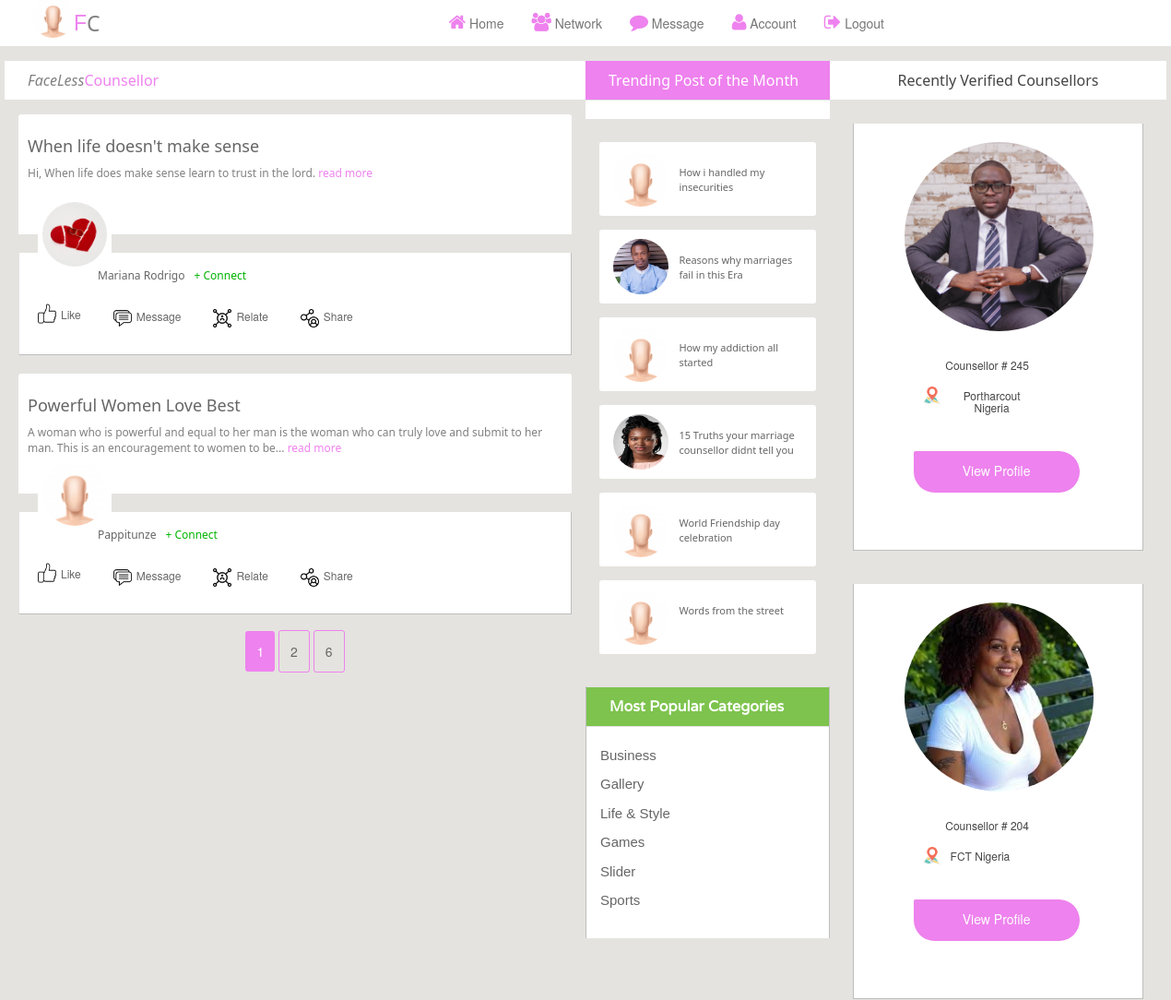
Before: /field (signed in, upper part) with the older database file.
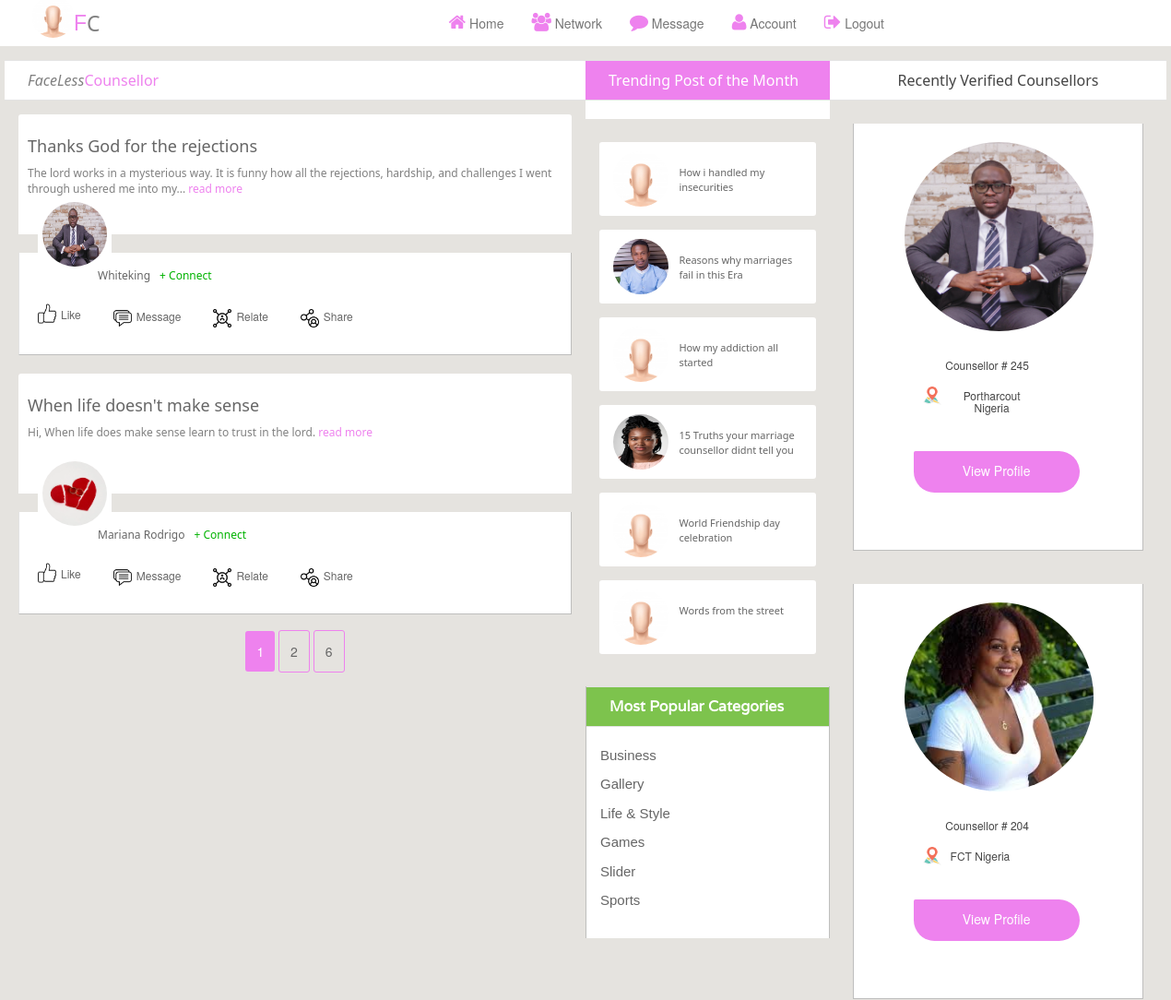
After: the same page with the newer database file.
### fc/models.py (models this page shows)
class Posts(db.Model, UserMixin):
    id = db.Column(db.Integer, primary_key=True)
    poster_username = db.Column(db.String(255), nullable=False)
    poster_email = db.Column(db.String(255), nullable=False)
    poster_img = db.Column(db.String(255), nullable=False)
    post_id = db.Column(db.String(255), nullable=True)
    post_title = db.Column(db.String(255), nullable=True)
    post_desc = db.Column(db.String(255), nullable=True)
    post_img = db.Column(db.String(255), nullable=True)
    post_like = db.Column(db.String(255), nullable=True)
    post_relate = db.Column(db.String(255), nullable=True)
    post_message = db.Column(db.String(255), nullable=True)
    post_trend = db.Column(db.String(255), nullable=True)
    posted_date = db.Column(db.DateTime(), default=datetime.utcnow)
    post_status = db.Column(db.String(255), nullable=True, default= 0)
    completed_at = db.Column(db.DateTime(), default=datetime.utcnow)
    status = db.Column(db.String(255), nullable=True, default= 0)
    active = db.Column(db.Boolean())
    confirmed_at = db.Column(db.DateTime())

class Worker(db.Model, UserMixin):
    id = db.Column(db.Integer, primary_key=True)
    fc_id = db.Column(db.String(255), nullable=False)
    name = db.Column(db.String(255), nullable=False)
    email = db.Column(db.String(255), unique=True, nullable=False)
    phone = db.Column(db.String(255), unique=True, nullable=False)
    role = db.Column(db.String(255), nullable=False)
    gender = db.Column(db.String(255), nullable=False)
    date_of_birth =db.Column(db.String(255), nullable=True)
    country = db.Column(db.String(255), nullable=True)
    city = db.Column(db.String(255), nullable=True)
    age = db.Column(db.String(255), nullable=True)
    about = db.Column(db.String(255), nullable=True)
    id_card = db.Column(db.String(255), nullable=True)
    marrital_status = db.Column(db.String(255), nullable=True)
    education = db.Column(db.String(255), nullable=True)
    religion = db.Column(db.String(255), nullable=True)
    languages = db.Column(db.String(255), nullable=True)
    hobbies = db.Column(db.String(255), nullable=True)
    number_of_jobs = db.Column(db.String(255), nullable=True)
    stars = db.Column(db.String(255), nullable=True)
    fc_image = db.Column(db.String(255), nullable=True, default='default.jpg')
    image = db.Column(db.String(255), nullable=True, default='default.jpg')
    completed_at = db.Column(db.DateTime(), default=datetime.utcnow)
    status = db.Column(db.String(255), nullable=True, default= 0)
    active = db.Column(db.Boolean())
    confirmed_at = db.Column(db.DateTime())

### fc/routes.py (the view)
@app.route('/field', methods=['GET', 'POST'])
@login_required
def field():
  page = request.args.get('page', 1, type=int)
  page1 = request.args.get('page', 1, type=int)
  posts = Posts.query.order_by(Posts.posted_date.desc()).paginate(page = page,  per_page=2)
  workers = Worker.query.order_by(Worker.completed_at.desc())
  return render_template('/field.html', title='field', workers = workers, posts = posts)

### fc/__init__.py (called while the page is built)
@login_manager.user_loader
def load_user(user_id):
	return User.query.get(int(user_id))

### fc/momentjs.py (called while the page is built)
    def render(self, format):
        return Markup(
            "<script>\ndocument.write(moment(\"%s\").%s);\n</script>" %
            (self.timestamp.strftime("%Y-%m-%dT%H:%M:%S Z"), format))

    def fromNow(self):
        return self.render("fromNow()")

### fc/templates/field.html (shortened to what the changed rows need)
<!DOCTYPE html>
<html>
<head>
<link rel="stylesheet" href="static/field_style/assets/css/bootstrap.min.css">
<link rel="stylesheet" href="static/field_style/assets/css/font-awesome.min.css">
<link rel="stylesheet" href="static/field_style/assets/css/font.css">
<link rel="stylesheet" href="static/field_style/assets/css/animate.css">
<link rel="stylesheet" href="static/field_style/assets/css/structure.css">
</head>
<body>
<section id="contentbody">
  <div class="container">
    <div class="row">
      <div class=" col-sm-12 col-md-6 col-lg-6">
        <div class="row">
          <div class="leftbar_content">
            <h2 style="font-weight: 100;font-family: system-ui;color:grey;font-style: italic;"> FaceLess<span style="font-weight:400; color:violet; font-style: initial;">Counsellor</span></h2>
              {% for post in posts.items  %}
            <div class="single_stuff wow fadeInDown" style="margin-top:-40px">
              <div class=" border-1 shadow-sm" style="background-color: #ffffff; height:130px; margin-top:30px;border-top-right-radius:3px;border-top-left-radius:3px; padding:5px 10px">
                  <h2 style="font-size:18px;font-family: system-ui;font-weight: 300;"><a href="{{url_for('post_detail', post_id = post.id)}}" style="text-decoration: none">{{post.post_title}}</a></h2>
                  <p style="color:grey; font-size:12px;font-family: system-ui;font-weight: 400; text-overflow: ellipsis" >
                  {{ post.post_desc | truncate(150) }}
                  <a href="{{url_for('post_detail', post_id = post.id)}}" style="color:violet; text-decoration: none">read more</a></p>
              </div>
              <div class="single_stuff_img" > <a href="{{url_for('post_detail', post_id = post.id)}}"></a> </div>
              <div class="single_stuff_article" style="background-color: #ffffff;">
                <div class="single_sarticle_inner" style="border-radius: 100px; background-color: #ffffff;padding: 5px 5px;"> <a class="stuff_category" href="{{url_for('user_detail',  email = post.poster_email)}}"><img src="{{url_for('static', filename='user_uploads/' + post.poster_img)}}" style="width:70px;height:70px;border-radius: 100px;"> </a>
                </div>
                <div style=" height:50px;position: absolute; margin: 1px -0px;">
                  <div style="display: flex;left:70px;position:absolute;margin:10px;">
                    <a href="{{url_for('user_detail',  email = post.poster_email)}}" style="padding: 5px 5px; font-size: 12px; font-family: system-ui;font-weight:100;text-decoration: none;text-transform: capitalize;">{{post.poster_username}}</a>
                    <a href="" style="padding: 5px 5px;font-size: 12px;color:#00b300;font-family: system-ui;font-weight:100;text-decoration: none;">+ Connect </a>
    <a style="padding: 5px 5px;font-size: 12px;font-family: system-ui;font-weight:100; margin-right: 30px;text-decoration: none;">{{ momentjs(post.posted_date).fromNow() }} </a>
                  </div>
                    <div style="display: flex;justify-content:space-around; position: relative;top:50px; left:0px">
                     <a href="" style="padding: 5px 15px; font-size: 12px; text-decoration: none;"><img src="" alt=""><img src="/static/field_style/assets/img/like.png" alt="" style="width:30px;height:30px;padding: 4px 5px; margin-top:-5px">Like</a>
                      <a href="" style="padding: 5px 15px;font-size: 12px;text-decoration: none;"><img src="" alt=""><img src="/static/field_style/assets/img/message.png" alt="" style="width:30px;height:30px;padding: 5px 5px">Message </a>
                      <a href="" style="padding: 5px 15px;font-size: 12px;text-decoration: none;"><img src="" alt=""><img src="/static/field_style/assets/img/relations.png" alt="" style="width:30px;height:30px;padding: 5px 5px">Relate </a>
                      <a href="" style="padding: 5px 15px;font-size: 12px;text-decoration: none;"><img src="" alt=""><img src="/static/field_style/assets/img/share.png" alt="" style="width:30px;height:30px;padding: 5px 5px">Share </a>
                   </div>
                </div>
              </div>
            </div>
                {% endfor %}
            <br>
    <center>
                  {% for page_num in posts.iter_pages(left_edge=1, right_edge=1, left_current=1, right_current=2) %}
                      {% if page_num %}
                           {% if posts.page == page_num %}
   <a style="background-color: violet; color:#ffffff; padding: 12px; border-radius:3px; margin-top:0px" href="{{url_for('field', page= page_num )}}">{{page_num}}</a>
                            {% else %}
   <a style="border:1px solid violet; padding: 12px; border-radius:3px; margin-top:0px" href="{{url_for('field', page= page_num )}}">{{page_num}}</a>
                            {% endif %}
                      {% endif %}
                  {% endfor %}
          </center>
          </div>
        </div>
      </div>
      <div class="col-sm-6 col-md-2 col-lg-2">
        <div class="row">
          <div class="middlebar_content">
            <h2 class="violet_bg" style="background-color: violet; font-family: system-ui;font-weight:100">Trending Post of the Month</h2>
            <div class="popular_categori  wow fadeInUp">
              <h2 class="limeblue_bg">Most Popular Categories</h2>
            </div>
          </div>
        </div>
      </div>
      <div class="col-sm-6 col-md-4 col-lg-4">
        <div class="row">
          <div class="rightbar_content">
            <div class="single_blog_sidebar wow fadeInUp">
              <h2 style="text-transform: capitalize;font-family: system-ui;font-weight: 100; text-align: center;">Recently Verified Counsellors</h2>
              <ul class="featured_nav">
              {% for worker in workers %}
                <li>
                  <div class="col-md-6 col-lg-3 border-1 shadow-sm" style="max-width:300px;">
                  <div class="block-pricing border-1 shadow-sm" style="justify-content: center;padding:10px 30px ">
                    <a href="{{url_for('detail', fc_id = worker.id)}}">
                     <img src="{{url_for('static', filename='user_uploads/' + worker.fc_image)}}" style="height:205px; width:205px; margin:10px 10px;border-radius: 100%; object-fit: cover;" alt="About" >
                          </a>
                       <center>
                          <h4 style="font-size:12px; text-align: center; margin:20px 50px;width:100px;">{{worker.role}} # {{worker.fc_id}}</h4>
                          <h4 style="display:flex; font-size:12px;text-align: center; margin: 20px;width:130px;"><img src="/static/field_style/assets/img/locc.png" style="width: 20px; height:20px; margin:-3px 10px"> {{worker.city}}  {{worker.country}}</h4>
                       </center>
                        <div class="table_btn">
                          <a href="{{url_for('detail', fc_id = worker.id)}}" class="btn" style="margin:20px;font-size: 14px; background-color:violet;padding:10px; width:180px; height:45px;color:#ffffff;border-bottom-right-radius: 50px; border-bottom-left-radius:50px; border-top-right-radius:50px; font-weight:100"></i> View Profile</a>
                       </div>
                    </div>
                </div >
                </li>
                {% endfor %}
                    <br>
              </ul>
              <br>
            </div>
          </div>
        </div>
      </div>
    </div>
  </div>
</section>
</body>
</html>

Changed rows visible on the page:
no longer on this page (row unchanged): Posts: post_title "Powerful Women Love Best", post_desc "A woman who is powerful and equal to her man is the woman who can truly love and submit to her man. This is an encouragement to women to be...", poster_img (placeholder picture), poster_username "Pappitunze"
added Posts: post_title "Thanks God for the rejections", post_desc "The lord works in a mysterious way. It is funny how all the rejections, hardship, and challenges I went through ushered me into my...", poster_img (picture), poster_username "Whiteking"
